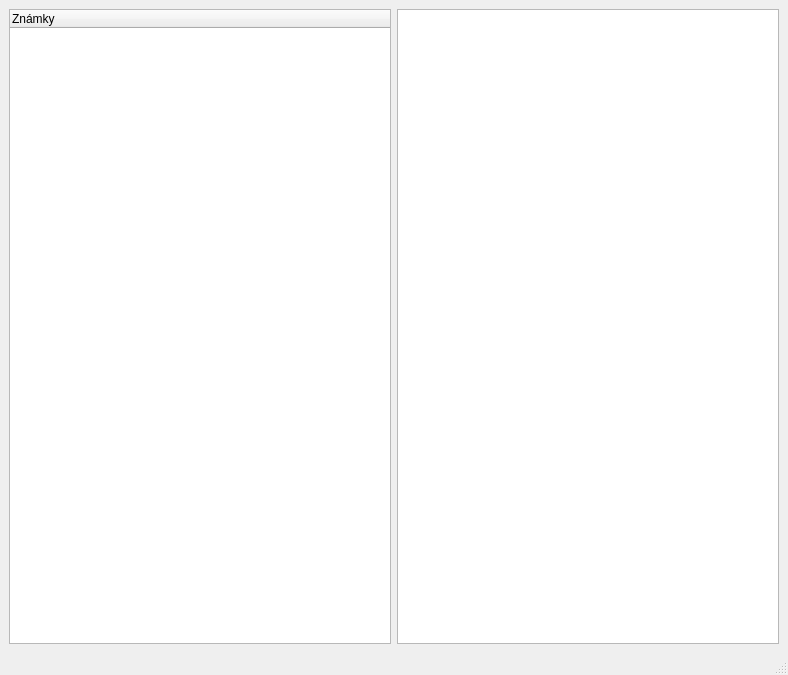
<?xml version="1.0" encoding="UTF-8"?>
<ui version="4.0">
 <class>gradesWindow</class>
 <widget class="QMainWindow" name="gradesWindow">
  <property name="geometry">
   <rect>
    <x>0</x>
    <y>0</y>
    <width>788</width>
    <height>675</height>
   </rect>
  </property>
  <property name="windowTitle">
   <string>Známky - StudentUI</string>
  </property>
  <widget class="QWidget" name="centralwidget">
   <layout class="QGridLayout" name="gridLayout">
    <item row="0" column="0">
     <layout class="QHBoxLayout" name="horizontalLayout">
      <item>
       <widget class="QTreeWidget" name="treeGrades">
        <column>
         <property name="text">
          <string>Známky</string>
         </property>
        </column>
       </widget>
      </item>
      <item>
       <widget class="QListWidget" name="listDetails"/>
      </item>
     </layout>
    </item>
   </layout>
  </widget>
  <widget class="QStatusBar" name="statusbar"/>
 </widget>
 <resources/>
 <connections/>
</ui>
